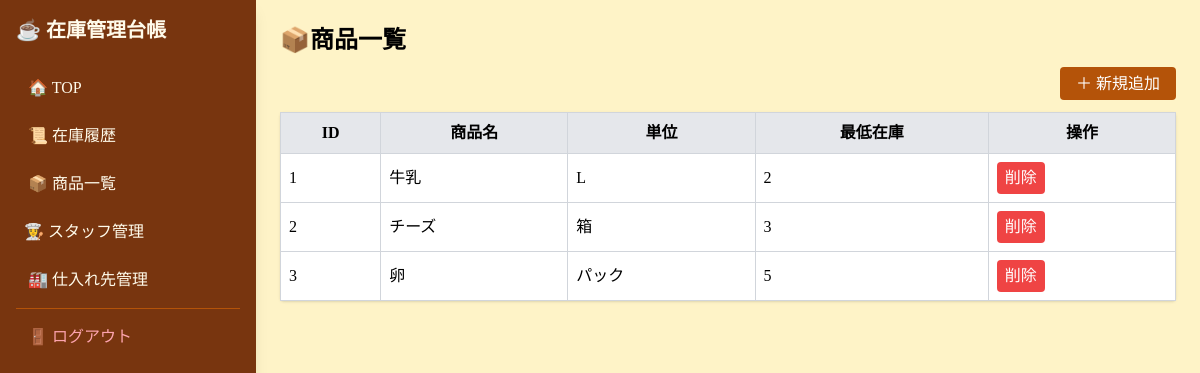
Screenshot of /items (signed in) with the database file from the repository.
### tables this page shows
CREATE TABLE items (
    id INTEGER PRIMARY KEY AUTOINCREMENT,
    name TEXT NOT NULL,
    unit TEXT,
    supplier_id INTEGER,
    min_stock REAL DEFAULT 0,
    created_by INTEGER,
    created_at DATETIME DEFAULT CURRENT_TIMESTAMP, current_stock INTEGER DEFAULT 0, is_deleted INTEGER DEFAULT 0,

    FOREIGN KEY (supplier_id) REFERENCES suppliers(id),
    FOREIGN KEY (created_by) REFERENCES users(id)
);

### app.py (the view)
@app.route("/items")
@login_required
def items_list():
    if session.get("role") != "owner":
        return "権限がありません", 403
    conn = get_db_connection()
    items = conn.execute("""
        SELECT
            items.id,
            items.name,
            items.unit,
            items.min_stock,
            IFNULL(ic.quantity, 0) AS stock
        FROM items
        LEFT JOIN inventory_current ic ON items.id = ic.item_id
        WHERE items.is_deleted = 0
        ORDER BY items.id ASC
    """).fetchall()
    conn.close()
    return render_template("items_list.html", items=items)

### app.py (called while the page is built)
def get_db_connection():
    conn = sqlite3.connect(DB_PATH)
    conn.row_factory = sqlite3.Row
    return conn

def login_required(f):
    @wraps(f)
    def decorated_function(*args, **kwargs):
        if "user_id" not in session:
            return redirect(url_for("login"))
        return f(*args, **kwargs)
    return decorated_function

### templates/items_list.html
{% extends "base.html" %}
{% block content %}
<h2 class="text-2xl font-bold mb-4">📦商品一覧</h2>
<div class="mb-4 text-right">
  <a href="/items/add" class="bg-amber-700 text-white px-4 py-2 rounded">
    ＋ 新規追加
  </a>
</div>
<table class="w-full bg-white shadow rounded border border-gray-300 border-collapse">
  <tr class="bg-gray-200">
    <th class="p-2 border border-gray-300">ID</th>
    <th class="p-2 border border-gray-300">商品名</th>
    <th class="p-2 border border-gray-300">単位</th>
    <th class="p-2 border border-gray-300">最低在庫</th>
    <th class="p-2 border border-gray-300">操作</th>
  </tr>
{% for item in items %}
<tr>
    <td class="p-2 border border-gray-300">{{ item.id }}</td>
    <td class="p-2 border border-gray-300">{{ item.name }}</td>
    <td class="p-2 border border-gray-300">{{ item.unit }}</td>
    <td class="p-2 border border-gray-300">{{ item.min_stock | int }}</td>
    <td class="p-2 border border-gray-300">
        <form action="/items/delete/{{ item.id }}" method="post"
              onsubmit="return confirm('本当に削除しますか？');">
            <button class="bg-red-500 text-white px-2 py-1 rounded">削除</button>
        </form>
    </td>
</tr>
{% endfor %}
</table>
{% endblock %}

### templates/base.html (style rules this page uses)
body { font-family: "Noto Serif JP", serif; }

### rows the page displays
items: id "1", name "牛乳", unit "L", min_stock "2"
items: id "2", name "チーズ", unit "箱", min_stock "3"
items: id "3", name "卵", unit "パック", min_stock "5"
